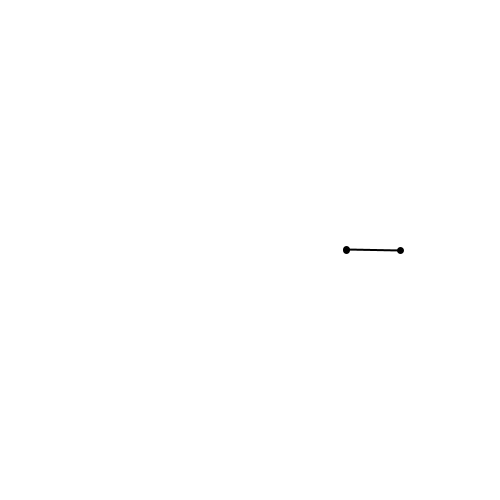
Frame 1 (no input)
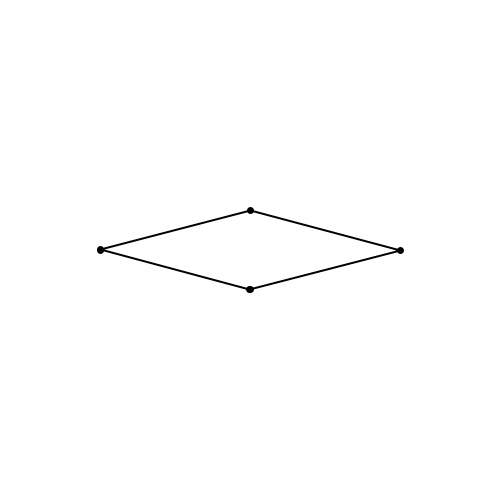
Frame 60 (the mouse pressed at the canvas centre just before this capture)
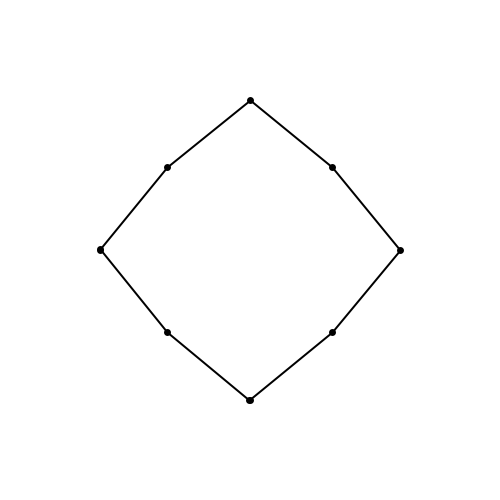
Frame 120 (the mouse held since frame 60 and released just before this capture)

The Processing sketch that drew these frames (run headless with seeded random() and noise(); from frame 60 on, the mouse is pressed at the canvas centre):

// Processing sketch: day_2
// ── day_2.pde
float margin = 50;

// Start with one side
int sides = 1;
float radius = 150;

float duration = 1000;
float currentTime = 0;

void setup() {
  size(500, 500);
}

void draw() {
  background(255);

  translate(width / 2, height / 2);

  stroke(0);
  noFill();
  strokeWeight(2);
  
  // For a number of sides, make the loop 2 times to split it
  beginShape();
  for (int i = 0; i < sides * 2; i++) {
    float angle = i * (TWO_PI / (sides * 2));
    float x = cos(angle) * radius;
    float y = sin(angle) * radius;
    
    // The side is pair so we need to move the point
    if (i % 2 != 0) {
      float prevAngle = ((i - 1) % (sides * 2)) * (TWO_PI / (sides * 2));
      float nextAngle = ((i + 1) % (sides * 2)) * (TWO_PI / (sides * 2));
      
      // Compute the middle point on the edge
      PVector middle = new PVector(((cos(prevAngle) + cos(nextAngle)) * radius) / 2, ((sin(prevAngle) + sin(nextAngle)) * radius) / 2);
      PVector target = new PVector(x, y);
      
      // Move it to match the target point through time
      float t = (millis() - currentTime) / duration;
      PVector between = PVector.add(middle, PVector.sub(target, middle).mult(t));

      vertex(between.x, between.y);

      strokeWeight(7);
      point(between.x, between.y);
    } else {
      vertex(x, y);

      strokeWeight(7);
      point(x, y);
    }
  }
  strokeWeight(2);
  endShape(CLOSE);
  
  // After a certain duration, double the number of sides
  if (millis() - currentTime > duration) {
    currentTime = millis();
    sides *= 2;
  }
}
